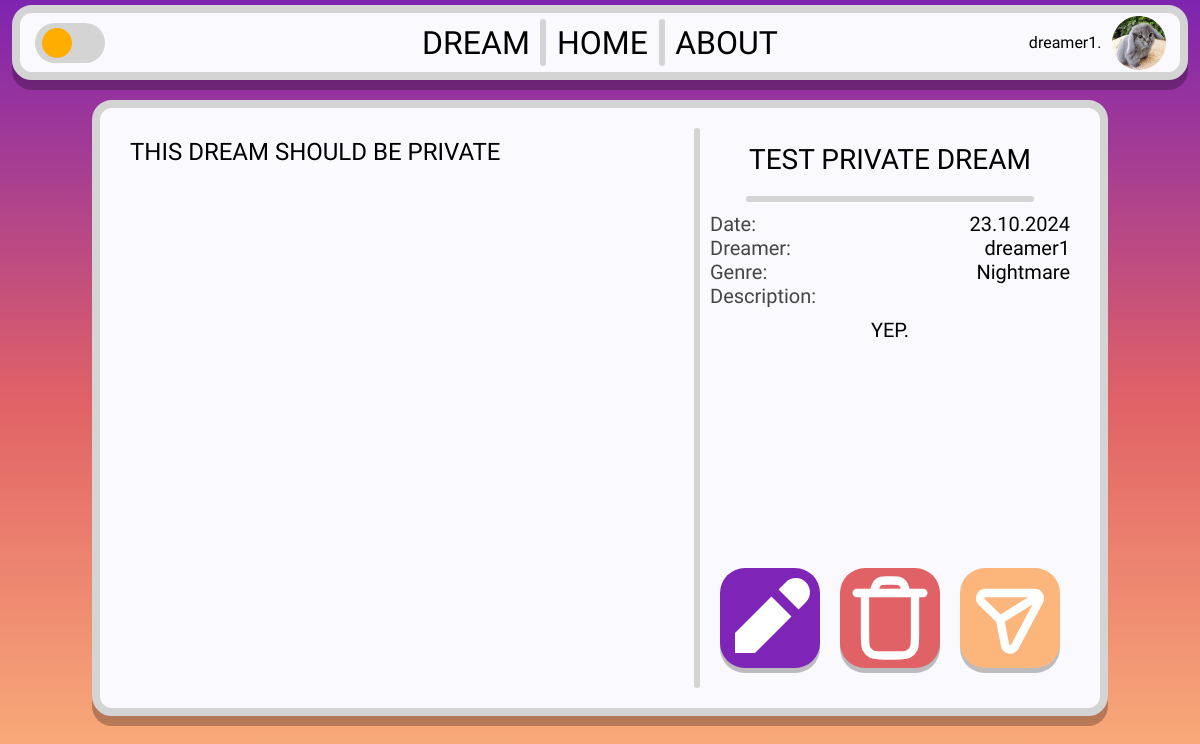
The app's page /dream/e5572f58-2cb3-4244-8c98-674116db100d (signed in), older data.
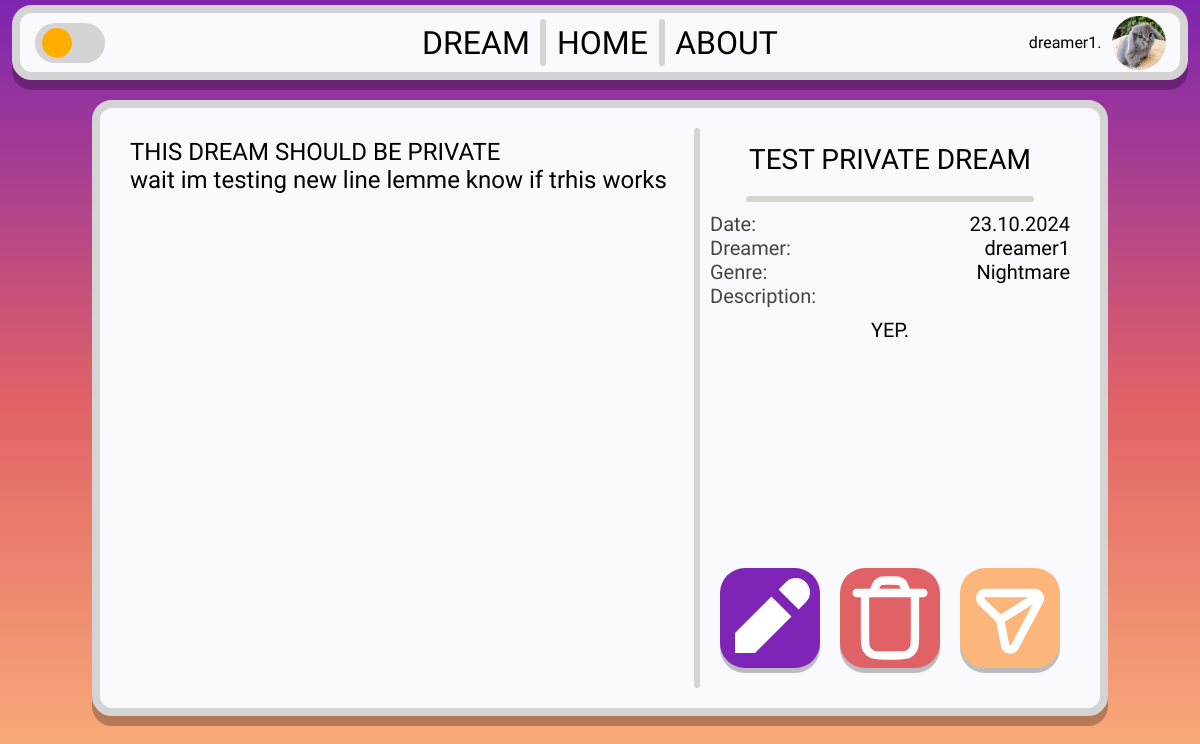
The same page, newer data.
### tables this page shows
CREATE TABLE users (
        user_id TEXT PRIMARY KEY,
        username TEXT NOT NULL UNIQUE,
        hash TEXT NOT NULL,
        email TEXT,
        admin BOOLEAN DEFAULT FALSE
    , verified bool);

CREATE TABLE dreams (
        dream_id TEXT PRIMARY KEY,
        content TEXT,
        title TEXT,
        description TEXT,
        author_id TEXT,
        tag TEXT,
        upload_date DATE NOT NULL,
        likes INTEGER DEFAULT 0, private BOOL,
        FOREIGN KEY (author_id) REFERENCES users(user_id)
    );

### app.py (the view)
@app.route("/dream/<dream_id>")
def dream(dream_id):
    username, user_id = get_session_info()
    profile_pic = get_profile_picture(user_id)
    with db:
        cursor.execute("SELECT * FROM dreams WHERE dream_id = ?", (dream_id,))
        dream = cursor.fetchone()
        if dream is None:
            return "Dream not found", 404
        else:
            content = dream[1]
            title = dream[2]
            description = dream[3]
            author_id = dream[4]
            tag = dream[5]
            upload_date = dream[6]
            upload_date = datetime.strptime(upload_date, "%Y-%m-%d")
            upload_date = upload_date.strftime("%d.%m.%Y")
            cursor.execute("SELECT username FROM users WHERE user_id = ?", (author_id,))
            author_name = cursor.fetchone()[0]
    if user_id == author_id:
        user_is_author = True
    else:
        user_is_author = False
    return render_template(
        "dream.html",
        dream_id=dream_id,
        id=dream_id,
        title=title,
        content=content,
        author=author_name,
        tag=tag,
        upload_date=upload_date,
        description=description,
        user_is_author=user_is_author,
        username=username,
        user_id=user_id,
        profile_pic=profile_pic,
    )

### app.py (called while the page is built)
def get_profile_picture(user_id):
    if user_id is None:
        return None
    exts = ["png", "jpg", "jpeg", "gif", "webp", "jfif"]
    for ext in exts:
        if os.path.exists(f"{user_id}.{ext}"):
            return f"{user_id}.{ext}"
    return "default.jpg"

def get_session_info():
    if "username" in session:
        username = session.get("username")
        user_id = session.get("user_id")
    else:
        username = None
        user_id = None
    return username, user_id

### templates/dream.html (shortened to what this page needs)
<!DOCTYPE html>
<html lang="en">
<head>
    <link rel="stylesheet" href="{{ url_for('static', filename='css/dream.css') }}">
    <link rel="stylesheet" href="{{ url_for('static', filename='css/base.css') }}">
</head>
<body>
    <div class="header-container">
        <div class="header-left">
            <label class="switch" id="dark-mode-switch">
                <span class="slider round"></span>
            </label>
        </div>
        <div class="header-mid">
            <div class="header-buttons dreams-button">DREAM</div>
            <div class="vl" style="height: 80%;"></div>
            <div class="header-buttons home-button">HOME</div>
            <div class="vl" style="height: 80%;"></div>
            <div class="header-buttons about-button">ABOUT</div>
        </div>
        <div class="header-right">
            {% if username %}
            <span id="user-name">{{ username }}.</span>
            <img src="{{ url_for('static', filename='images/profilephotos/' + profile_pic) }}" id="pfp">
            {% else %}
            <a href="{{ url_for('login') }}" class="header-buttons">LOGIN</a>
            {% endif %}
        </div>
    </div>
    <div class="main-content">
        <textarea readonly class="dream-content">{{content}}</textarea>
        <div class="vl" style="height: 100%;" id="dream-seperator"></div>
        <div class="info-and-buttons">
            <div class="dream-title">{{ title }}</div>
            <div class="hl" style="width: 80%; align-self: center;"></div>
            <div class="dream-info">
                <div class="dream-info-left">
                    Date:<br>
                    Dreamer:<br>
                    Genre:<br>
                    Description:<br>
                </div>
                <div class="dream-info-right">
                    {{ upload_date }}<br>
                    {{ author }}<br>
                    {{ tag }}<br>
                </div>
            </div>
            <div class="dream-description">
                {{ description }}
            </div>
    <div class="dream-options">
        {% if user_is_author %}
            <div class="dream-buttons edit-dream-button">
            </div>
            <div class="dream-buttons delete-dream-button">
            </div>
        {% endif %}
        <div class="dream-buttons share-dream-button">
        </div>
    </div>
</div>
</div>
</body>
</html>

### static/css/dream.css (style rules this page uses)
.main-content { background-color: #FAFAFE; border: 8px solid #D4D4D4; border-radius: 20px; width: 80%; height: 70%; box-shadow: 0px 10px 0px 0px rgba(0,0,0,0.26); -webkit-box-shadow: 0px 10px 0px 0px rgba(0,0,0,0.26); -moz-box-shadow: 0px 10px 0px 0px rgba(0,0,0,0.26); padding: 20px; margin: 20px; display: flex; flex-direction: row; justify-content: baseline; }
.dream-content { padding: 10px; flex: 2; overflow-y: scroll; resize: none; border: none; background-color: #FAFAFE; color: #000000; }
.info-and-buttons { display: flex; flex-direction: column; align-items: center; padding: 10px; flex: 1; }
.dream-content { font-family: 'Kumbh Sans', sans-serif; font-size: 24px; }
.dream-title { font-family: 'Krona One', sans-serif; font-size: 28px; margin: 5px; margin-bottom: 20px; }
.dream-info { width: 100%; display: flex; flex-direction: row; justify-content: space-between; margin-top: 10px; }
.dream-info-left, .dream-info-right { font-size: 20px; font-family: 'Krona One', sans-serif; }
.dream-info-left { text-align: left; color: #454545; }
.dream-info-right { text-align: right; color: #000000; }
.dream-description { font-family: 'Kumbh Sans', sans-serif; font-size: 20px; margin-top: 10px; margin-left: 30px; margin-right: 30px; text-align: left; overflow-y: scroll; flex: 1; }
.dream-options { display: flex; flex-direction: row; justify-content: space-between; margin-top: 20px; }
.dream-buttons { height: 100px; width: 100px; border-radius: 25px; color: #fff; margin: 10px; cursor: pointer; display: flex; justify-content: center; align-items: center; transition: transform 0.2s; box-shadow: 0px 5px 0px 0px rgba(0,0,0,0.25); }
.edit-dream-button { background-color: #7E24B6; }
.delete-dream-button { background-color: #E16266; }
.share-dream-button { background-color: #FCB67C; }

### static/css/base.css (style rules this page uses)
html { height: 100%; width: 100%; }
body { width: 100%; height: 100%; margin: 0; padding: 0; background: rgb(126,36,176); background: -moz-linear-gradient(180deg, rgba(126,36,176,1) 0%, rgba(225,98,102,1) 50%, rgba(252,182,124,1) 100%); background: -webkit-linear-gradient(180deg, rgba(126,36,176,1) 0%, rgba(225,98,102,1) 50%, rgba(252,182,124,1) 100%); background: linear-gradient(180deg, rgba(126,36,176,1) 0%, rgba(225,98,102,1) 50%, rgba(252,182,124,1) 100%); background-repeat: no-repeat; background-attachment: fixed; background-size: cover; filter: progid:DXImageTransform.Microsoft.gradient(startColorstr="#7e24b0",endColorstr="#fcb67c",GradientType=1); font-family: 'Kumbh Sans', sans-serif; padding-top: 5px; display: flex; flex-direction: column; align-items: center; color: black; }
.header-container { display: flex; justify-content: center; align-items: center; background-color: #FAFAFE; border: #D4D4D4 8px solid; border-radius: 20px; width: 98%; height: 75px; font-family: 'Sulphur Point', sans-serif; box-shadow: 0px 10px 0px 0px rgba(0,0,0,0.26); -webkit-box-shadow: 0px 10px 0px 0px rgba(0,0,0,0.26); -moz-box-shadow: 0px 10px 0px 0px rgba(0,0,0,0.26); box-sizing: border-box; }
.vl { border-left: 6px solid #D4D4D4; border-radius: 20px; }
.hl { border-top: 6px solid #D4D4D4; border-radius: 20px; }
.header-left, .header-right, .header-mid { display: flex; justify-content: center; align-items: center; width: 32.5%; height: 100%; }
.header-mid { justify-content: space-evenly; }
.header-left { justify-content: start; }
.header-right { justify-content: end; }
.header-buttons { background-color: rgba(255, 255, 255, 0); padding: 8px; transition: 0.2s; font-weight: lighter; border-radius: 10px; font-size: 32px; }
#pfp { width: 54px; height: 54px; border-radius: 50%; margin-left: 10px; cursor: pointer; }
.switch { position: relative; display: inline-block; width: 70px; height: 40px; }
.slider { position: absolute; cursor: pointer; top: 0; left: 0; right: 0; bottom: 0; background-color: #D4D4D4; -webkit-transition: .4s; transition: .4s; }
.slider:before { position: absolute; content: ""; height: 30px; width: 30px; left: 7px; bottom: 5px; background-color: #FFAE00; -webkit-transition: .3s; transition: .3s; }
.slider.round { border-radius: 34px; }
.slider.round:before { border-radius: 50%; }

Row changes from the older to the newer data that the page shows:
changed dreams "TEST PRIVATE DREAM": content "THIS DREAM SHOULD BE PRIVATE" → "THIS DREAM SHOULD BE PRIVATE wait im testing new line lemme know if trhis works"
